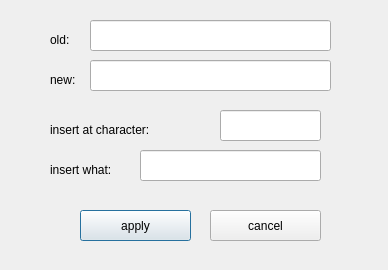
<?xml version="1.0" encoding="UTF-8"?>
<ui version="4.0">
 <class>InsertDialog</class>
 <widget class="QDialog" name="InsertDialog">
  <property name="geometry">
   <rect>
    <x>0</x>
    <y>0</y>
    <width>388</width>
    <height>270</height>
   </rect>
  </property>
  <property name="windowTitle">
   <string>insert by position</string>
  </property>
  <widget class="QPushButton" name="button_apply">
   <property name="geometry">
    <rect>
     <x>80</x>
     <y>210</y>
     <width>111</width>
     <height>31</height>
    </rect>
   </property>
   <property name="text">
    <string>apply</string>
   </property>
  </widget>
  <widget class="QPushButton" name="button_cancel">
   <property name="geometry">
    <rect>
     <x>210</x>
     <y>210</y>
     <width>111</width>
     <height>31</height>
    </rect>
   </property>
   <property name="text">
    <string>cancel</string>
   </property>
  </widget>
  <widget class="QLabel" name="label_at_character">
   <property name="geometry">
    <rect>
     <x>50</x>
     <y>120</y>
     <width>111</width>
     <height>20</height>
    </rect>
   </property>
   <property name="text">
    <string>insert at character:</string>
   </property>
  </widget>
  <widget class="QLabel" name="label_insert_what">
   <property name="geometry">
    <rect>
     <x>50</x>
     <y>160</y>
     <width>71</width>
     <height>20</height>
    </rect>
   </property>
   <property name="text">
    <string>insert what:</string>
   </property>
  </widget>
  <widget class="QLineEdit" name="line_2">
   <property name="geometry">
    <rect>
     <x>140</x>
     <y>150</y>
     <width>181</width>
     <height>31</height>
    </rect>
   </property>
  </widget>
  <widget class="QLineEdit" name="line_1">
   <property name="geometry">
    <rect>
     <x>220</x>
     <y>110</y>
     <width>101</width>
     <height>31</height>
    </rect>
   </property>
  </widget>
  <widget class="QLabel" name="label_old">
   <property name="geometry">
    <rect>
     <x>50</x>
     <y>30</y>
     <width>31</width>
     <height>20</height>
    </rect>
   </property>
   <property name="text">
    <string>old:</string>
   </property>
  </widget>
  <widget class="QLabel" name="label_new">
   <property name="geometry">
    <rect>
     <x>50</x>
     <y>70</y>
     <width>31</width>
     <height>20</height>
    </rect>
   </property>
   <property name="text">
    <string>new:</string>
   </property>
  </widget>
  <widget class="QLineEdit" name="line_old">
   <property name="geometry">
    <rect>
     <x>90</x>
     <y>20</y>
     <width>241</width>
     <height>31</height>
    </rect>
   </property>
  </widget>
  <widget class="QLineEdit" name="line_new">
   <property name="geometry">
    <rect>
     <x>90</x>
     <y>60</y>
     <width>241</width>
     <height>31</height>
    </rect>
   </property>
  </widget>
 </widget>
 <tabstops>
  <tabstop>line_1</tabstop>
  <tabstop>line_2</tabstop>
  <tabstop>button_apply</tabstop>
  <tabstop>button_cancel</tabstop>
  <tabstop>line_old</tabstop>
  <tabstop>line_new</tabstop>
 </tabstops>
 <resources/>
 <connections/>
</ui>
